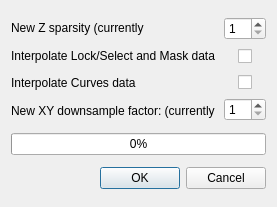
<?xml version="1.0" encoding="UTF-8"?>
<ui version="4.0">
 <class>resample</class>
 <widget class="QDialog" name="resample">
  <property name="geometry">
   <rect>
    <x>0</x>
    <y>0</y>
    <width>277</width>
    <height>207</height>
   </rect>
  </property>
  <property name="windowTitle">
   <string>Change dataset downsampling</string>
  </property>
  <layout class="QVBoxLayout" name="verticalLayout_3">
   <item>
    <layout class="QHBoxLayout" name="horizontalLayout_3">
     <item>
      <layout class="QVBoxLayout" name="verticalLayout_2">
       <item>
        <widget class="QLabel" name="label2">
         <property name="text">
          <string>New Z sparsity (currently </string>
         </property>
        </widget>
       </item>
       <item>
        <widget class="QLabel" name="label_2">
         <property name="text">
          <string>Interpolate Lock/Select and Mask data</string>
         </property>
        </widget>
       </item>
       <item>
        <widget class="QLabel" name="label_3">
         <property name="text">
          <string>Interpolate Curves data</string>
         </property>
        </widget>
       </item>
       <item>
        <widget class="QLabel" name="label">
         <property name="text">
          <string>New XY downsample factor: (currently </string>
         </property>
        </widget>
       </item>
      </layout>
     </item>
     <item>
      <layout class="QVBoxLayout" name="verticalLayout">
       <item>
        <widget class="QSpinBox" name="SpinBoxZ">
         <property name="minimum">
          <number>1</number>
         </property>
         <property name="maximum">
          <number>50</number>
         </property>
        </widget>
       </item>
       <item>
        <layout class="QHBoxLayout" name="horizontalLayout">
         <item>
          <spacer name="horizontalSpacer_2">
           <property name="orientation">
            <enum>Qt::Horizontal</enum>
           </property>
           <property name="sizeHint" stdset="0">
            <size>
             <width>40</width>
             <height>20</height>
            </size>
           </property>
          </spacer>
         </item>
         <item>
          <widget class="QCheckBox" name="CheckBoxInterpolate">
           <property name="sizePolicy">
            <sizepolicy hsizetype="Fixed" vsizetype="Fixed">
             <horstretch>0</horstretch>
             <verstretch>0</verstretch>
            </sizepolicy>
           </property>
           <property name="maximumSize">
            <size>
             <width>16</width>
             <height>16</height>
            </size>
           </property>
           <property name="layoutDirection">
            <enum>Qt::RightToLeft</enum>
           </property>
           <property name="text">
            <string/>
           </property>
          </widget>
         </item>
         <item>
          <spacer name="horizontalSpacer">
           <property name="orientation">
            <enum>Qt::Horizontal</enum>
           </property>
           <property name="sizeHint" stdset="0">
            <size>
             <width>40</width>
             <height>20</height>
            </size>
           </property>
          </spacer>
         </item>
        </layout>
       </item>
       <item>
        <layout class="QHBoxLayout" name="horizontalLayout_2">
         <item>
          <spacer name="horizontalSpacer_3">
           <property name="orientation">
            <enum>Qt::Horizontal</enum>
           </property>
           <property name="sizeHint" stdset="0">
            <size>
             <width>40</width>
             <height>20</height>
            </size>
           </property>
          </spacer>
         </item>
         <item>
          <widget class="QCheckBox" name="CheckBoxInterpolateCurves">
           <property name="maximumSize">
            <size>
             <width>16</width>
             <height>16</height>
            </size>
           </property>
           <property name="layoutDirection">
            <enum>Qt::RightToLeft</enum>
           </property>
           <property name="text">
            <string/>
           </property>
          </widget>
         </item>
         <item>
          <spacer name="horizontalSpacer_4">
           <property name="orientation">
            <enum>Qt::Horizontal</enum>
           </property>
           <property name="sizeHint" stdset="0">
            <size>
             <width>40</width>
             <height>20</height>
            </size>
           </property>
          </spacer>
         </item>
        </layout>
       </item>
       <item>
        <widget class="QSpinBox" name="spinBox">
         <property name="minimum">
          <number>1</number>
         </property>
         <property name="maximum">
          <number>20</number>
         </property>
        </widget>
       </item>
      </layout>
     </item>
    </layout>
   </item>
   <item>
    <widget class="QProgressBar" name="progressBar">
     <property name="value">
      <number>0</number>
     </property>
    </widget>
   </item>
   <item>
    <widget class="QDialogButtonBox" name="buttonBox">
     <property name="standardButtons">
      <set>QDialogButtonBox::Cancel|QDialogButtonBox::Ok</set>
     </property>
    </widget>
   </item>
  </layout>
 </widget>
 <resources/>
 <connections/>
</ui>
